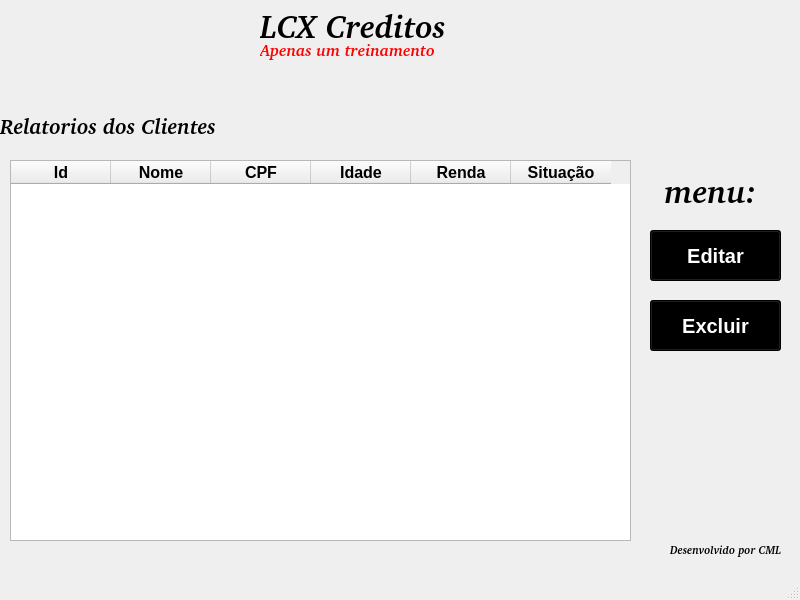
<?xml version="1.0" encoding="UTF-8"?>
<ui version="4.0">
 <class>MainWindow</class>
 <widget class="QMainWindow" name="MainWindow">
  <property name="geometry">
   <rect>
    <x>0</x>
    <y>0</y>
    <width>800</width>
    <height>600</height>
   </rect>
  </property>
  <property name="font">
   <font>
    <pointsize>15</pointsize>
    <weight>75</weight>
    <bold>true</bold>
   </font>
  </property>
  <property name="windowTitle">
   <string>MainWindow</string>
  </property>
  <widget class="QWidget" name="centralwidget">
   <widget class="QLabel" name="label">
    <property name="geometry">
     <rect>
      <x>260</x>
      <y>0</y>
      <width>251</width>
      <height>51</height>
     </rect>
    </property>
    <property name="font">
     <font>
      <family>URW Bookman [UKWN]</family>
      <pointsize>24</pointsize>
      <weight>75</weight>
      <italic>true</italic>
      <bold>true</bold>
     </font>
    </property>
    <property name="mouseTracking">
     <bool>false</bool>
    </property>
    <property name="autoFillBackground">
     <bool>true</bool>
    </property>
    <property name="lineWidth">
     <number>3</number>
    </property>
    <property name="text">
     <string>LCX Creditos</string>
    </property>
    <property name="scaledContents">
     <bool>false</bool>
    </property>
   </widget>
   <widget class="QLabel" name="label_2">
    <property name="geometry">
     <rect>
      <x>260</x>
      <y>40</y>
      <width>221</width>
      <height>20</height>
     </rect>
    </property>
    <property name="font">
     <font>
      <family>URW Bookman [UKWN]</family>
      <pointsize>12</pointsize>
      <weight>75</weight>
      <italic>true</italic>
      <bold>true</bold>
     </font>
    </property>
    <property name="styleSheet">
     <string notr="true">color: rgb(255, 0, 0)</string>
    </property>
    <property name="text">
     <string>Apenas um treinamento</string>
    </property>
   </widget>
   <widget class="QLabel" name="label_4">
    <property name="geometry">
     <rect>
      <x>670</x>
      <y>540</y>
      <width>131</width>
      <height>20</height>
     </rect>
    </property>
    <property name="font">
     <font>
      <family>URW Bookman [UKWN]</family>
      <pointsize>8</pointsize>
      <weight>75</weight>
      <italic>true</italic>
      <bold>true</bold>
     </font>
    </property>
    <property name="styleSheet">
     <string notr="true"/>
    </property>
    <property name="text">
     <string>Desenvolvido por CML</string>
    </property>
   </widget>
   <widget class="QLabel" name="label_3">
    <property name="geometry">
     <rect>
      <x>0</x>
      <y>100</y>
      <width>271</width>
      <height>51</height>
     </rect>
    </property>
    <property name="font">
     <font>
      <family>URW Bookman [UKWN]</family>
      <pointsize>16</pointsize>
      <weight>75</weight>
      <italic>true</italic>
      <bold>true</bold>
     </font>
    </property>
    <property name="mouseTracking">
     <bool>false</bool>
    </property>
    <property name="autoFillBackground">
     <bool>true</bool>
    </property>
    <property name="lineWidth">
     <number>3</number>
    </property>
    <property name="text">
     <string>Relatorios dos Clientes</string>
    </property>
    <property name="scaledContents">
     <bool>false</bool>
    </property>
   </widget>
   <widget class="QTableWidget" name="tabelaClientes">
    <property name="geometry">
     <rect>
      <x>10</x>
      <y>160</y>
      <width>621</width>
      <height>381</height>
     </rect>
    </property>
    <property name="font">
     <font>
      <pointsize>12</pointsize>
      <weight>75</weight>
      <bold>true</bold>
     </font>
    </property>
    <column>
     <property name="text">
      <string>Id</string>
     </property>
    </column>
    <column>
     <property name="text">
      <string>Nome</string>
     </property>
    </column>
    <column>
     <property name="text">
      <string>CPF</string>
     </property>
    </column>
    <column>
     <property name="text">
      <string>Idade</string>
     </property>
    </column>
    <column>
     <property name="text">
      <string>Renda</string>
     </property>
    </column>
    <column>
     <property name="text">
      <string>Situação</string>
     </property>
    </column>
   </widget>
   <widget class="QPushButton" name="Editar">
    <property name="geometry">
     <rect>
      <x>650</x>
      <y>230</y>
      <width>131</width>
      <height>51</height>
     </rect>
    </property>
    <property name="font">
     <font>
      <pointsize>15</pointsize>
      <weight>75</weight>
      <bold>true</bold>
     </font>
    </property>
    <property name="styleSheet">
     <string notr="true">color: rgb(255, 255, 255);
background-color: rgb(0, 0, 0);
</string>
    </property>
    <property name="text">
     <string>Editar</string>
    </property>
   </widget>
   <widget class="QPushButton" name="Excluir">
    <property name="geometry">
     <rect>
      <x>650</x>
      <y>300</y>
      <width>131</width>
      <height>51</height>
     </rect>
    </property>
    <property name="styleSheet">
     <string notr="true">color: rgb(255, 255, 255);
background-color: rgb(0, 0, 0);</string>
    </property>
    <property name="text">
     <string>Excluir</string>
    </property>
   </widget>
   <widget class="QLabel" name="label_5">
    <property name="geometry">
     <rect>
      <x>650</x>
      <y>170</y>
      <width>121</width>
      <height>41</height>
     </rect>
    </property>
    <property name="font">
     <font>
      <family>URW Bookman [UKWN]</family>
      <pointsize>24</pointsize>
      <weight>75</weight>
      <italic>true</italic>
      <bold>true</bold>
     </font>
    </property>
    <property name="mouseTracking">
     <bool>false</bool>
    </property>
    <property name="autoFillBackground">
     <bool>true</bool>
    </property>
    <property name="lineWidth">
     <number>3</number>
    </property>
    <property name="text">
     <string>menu:</string>
    </property>
    <property name="scaledContents">
     <bool>false</bool>
    </property>
    <property name="alignment">
     <set>Qt::AlignCenter</set>
    </property>
   </widget>
  </widget>
  <widget class="QMenuBar" name="menubar">
   <property name="geometry">
    <rect>
     <x>0</x>
     <y>0</y>
     <width>800</width>
     <height>29</height>
    </rect>
   </property>
  </widget>
  <widget class="QStatusBar" name="statusbar"/>
 </widget>
 <resources/>
 <connections/>
</ui>
